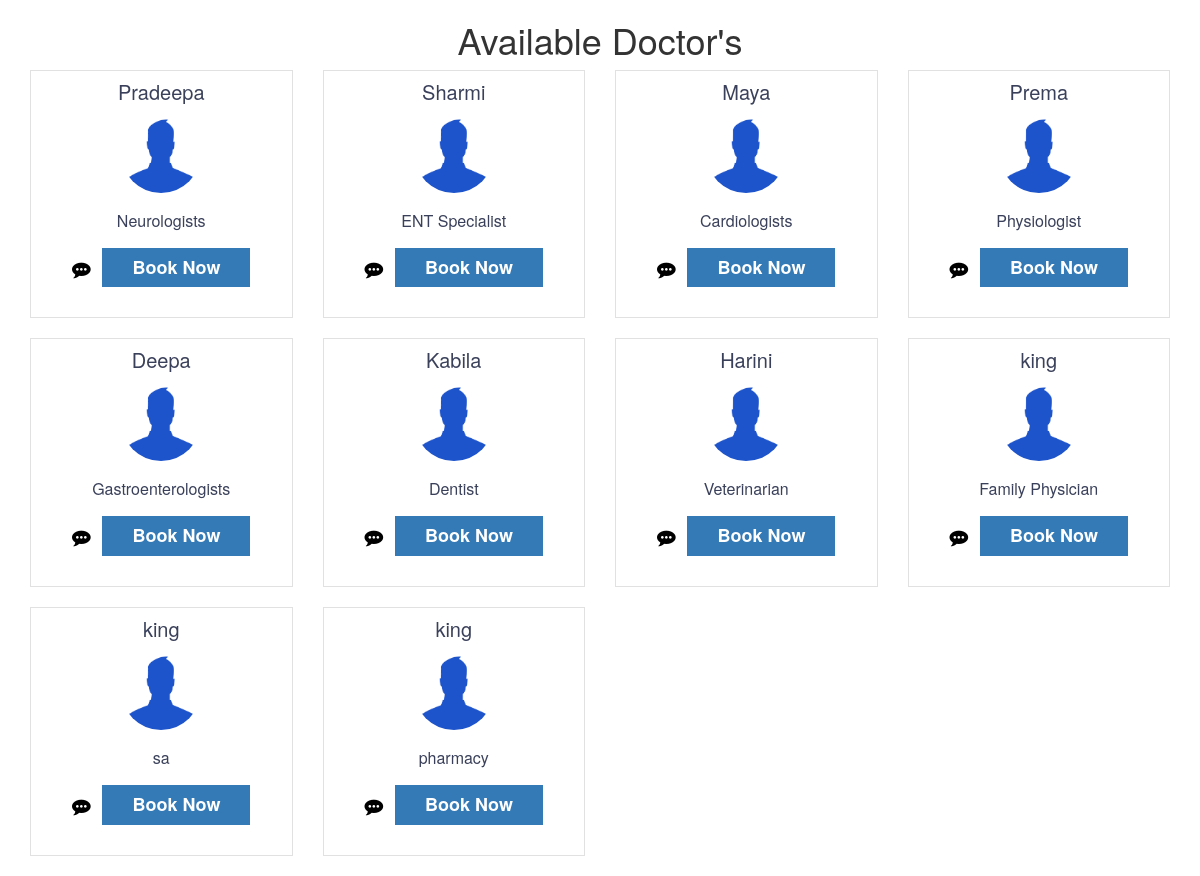
/app/DoctorDetail/, run on the app's committed database.
### app/models.py (models this page shows)
class Doctor(models.Model):
    DoctorId = models.IntegerField(primary_key=True)
    DoctorName = models.CharField(max_length=100)
    PhoneNumber = models.IntegerField()
    SpecilistIn = models.CharField(max_length=100)
    EmailId = models.EmailField(max_length=100)
    password = models.CharField(max_length=100)

### app/views.py (the view)
# urls.py: path('DoctorDetail/', views.DoctorDetail, name='DoctorDetail'),
def DoctorDetail(request):
    db = sqlite3.connect('db.sqlite3')
    cursor = db.cursor()
    cursor.execute("SELECT DoctorId, DoctorName,SpecilistIn FROM app_doctor")
    data = cursor.fetchall()
    return render(request, 'DoctorDetail.html', {'data': data})

### app/Templates/DoctorDetail.html (shortened to what this page needs)
<!DOCTYPE html>
<html lang="en">
<head>
    {% load static %}
    <link rel="stylesheet" type="text/css" href="{% static 'back.css' %}">
    <link rel="stylesheet" type="text/css" href="{% static 'Doctor.css' %}">
    <link rel="stylesheet" type="text/css" href="{% static 'css/bootstrap.min.css' %}">
    <link href="{% static 'font-awesome-4.7.0/css/font-awesome.min.css' %}" rel="stylesheet">
</head>
<body>
<div class="container">
    <h1 class="text-center">Available Doctor's</h1>
    <div class="row" >
        {% for row in data %}
        <div class="col-sm-3  ">
            <div class="pricingTable tuple">
                <h3 class="title">{{ row.1 }}</h3>
                <div class="price-value">
                    <img src="{% static 'images/3.png' %}" class="image img-circle" >
                </div><br>
                <ul class="pricing-content">
                    <li>{{ row.2 }}</li>
                </ul>
                <a title="Chat Now !" style="color:black"><i class="fa fa-lg fa-commenting" aria-hidden="true"></i></a> &NonBreakingSpace;
                <a href="/app/book/?DoctorId={{ row.0 }}" class="pricingTable-signup">Book Now</a>
            </div><br>
        </div>
        {% endfor %}
    </div>
</div>
</body>
</html>

### app/static/Doctor.css (style rules this page uses)
.pricingTable { padding: 30px 0px; border: 1px solid #e1e1e1; text-align: center; overflow: hidden; position: relative; width:100%; }
.pricingTable:before { content: ""; border-right: 55px solid #337ab7;; border-top: 55px solid transparent; border-bottom: 55px solid transparent; position: absolute; top: 30px; right: -100px; transition: all 1s ease 0s; }
.pricingTable .title { font-size: 20px; color: #3a405a; margin: -20px 0 10px 0; }
.image { width:80px; height:80px; }
.pricingTable .price-value { font-size: 40px; font-weight: 700; color: #3a405a; margin-bottom: 10px; }
.pricingTable .pricing-content { padding: 0; margin: -30px 0 0px 0; list-style: none; }
.pricingTable .pricing-content li { font-size: 16px; color: #3a405a; line-height: 55px; }
.pricingTable .pricingTable-signup { display: inline-block; padding: 7px 30px; background: #337ab7;; font-size: 18px; font-weight: 600; color: #fff; transition: all 0.5s ease 0s; }

### data on the page
Doctor: DoctorName "Pradeepa", SpecilistIn "Neurologists"
Doctor: DoctorName "Sharmi", SpecilistIn "ENT Specialist"
Doctor: DoctorName "Maya", SpecilistIn "Cardiologists"
Doctor: DoctorName "Prema", SpecilistIn "Physiologist"
Doctor: DoctorName "Deepa", SpecilistIn "Gastroenterologists"
Doctor: DoctorName "Kabila", SpecilistIn "Dentist"
Doctor: DoctorName "Harini", SpecilistIn "Veterinarian"
Doctor: DoctorName "king", SpecilistIn "Family Physician"
Doctor: DoctorName "king", SpecilistIn "sa"
Doctor: DoctorName "king", SpecilistIn "pharmacy"
